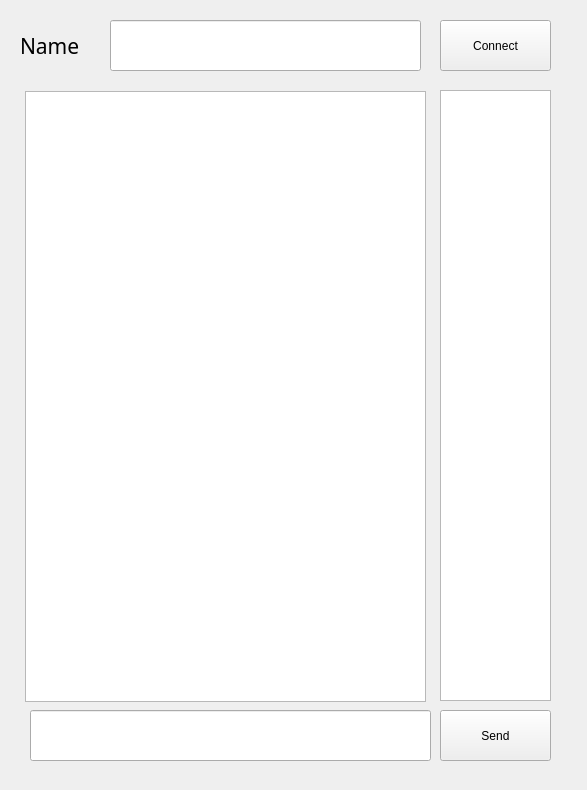
<?xml version="1.0" encoding="UTF-8"?>
<ui version="4.0">
 <class>Form</class>
 <widget class="QWidget" name="Form">
  <property name="geometry">
   <rect>
    <x>0</x>
    <y>0</y>
    <width>587</width>
    <height>790</height>
   </rect>
  </property>
  <property name="windowTitle">
   <string>Form</string>
  </property>
  <widget class="QPushButton" name="btn_connect">
   <property name="geometry">
    <rect>
     <x>440</x>
     <y>20</y>
     <width>111</width>
     <height>51</height>
    </rect>
   </property>
   <property name="text">
    <string>Connect</string>
   </property>
  </widget>
  <widget class="QLabel" name="label">
   <property name="geometry">
    <rect>
     <x>20</x>
     <y>20</y>
     <width>81</width>
     <height>51</height>
    </rect>
   </property>
   <property name="font">
    <font>
     <family>3ds</family>
     <pointsize>16</pointsize>
    </font>
   </property>
   <property name="text">
    <string>Name</string>
   </property>
  </widget>
  <widget class="QLineEdit" name="le_name">
   <property name="geometry">
    <rect>
     <x>110</x>
     <y>20</y>
     <width>311</width>
     <height>51</height>
    </rect>
   </property>
  </widget>
  <widget class="QTextBrowser" name="tb_chat">
   <property name="geometry">
    <rect>
     <x>25</x>
     <y>91</y>
     <width>401</width>
     <height>611</height>
    </rect>
   </property>
  </widget>
  <widget class="QLineEdit" name="le_chat">
   <property name="geometry">
    <rect>
     <x>30</x>
     <y>710</y>
     <width>401</width>
     <height>51</height>
    </rect>
   </property>
  </widget>
  <widget class="QTextBrowser" name="tb_friendList">
   <property name="geometry">
    <rect>
     <x>440</x>
     <y>90</y>
     <width>111</width>
     <height>611</height>
    </rect>
   </property>
  </widget>
  <widget class="QPushButton" name="btn_send">
   <property name="geometry">
    <rect>
     <x>440</x>
     <y>710</y>
     <width>111</width>
     <height>51</height>
    </rect>
   </property>
   <property name="text">
    <string>Send</string>
   </property>
  </widget>
 </widget>
 <resources/>
 <connections/>
</ui>
